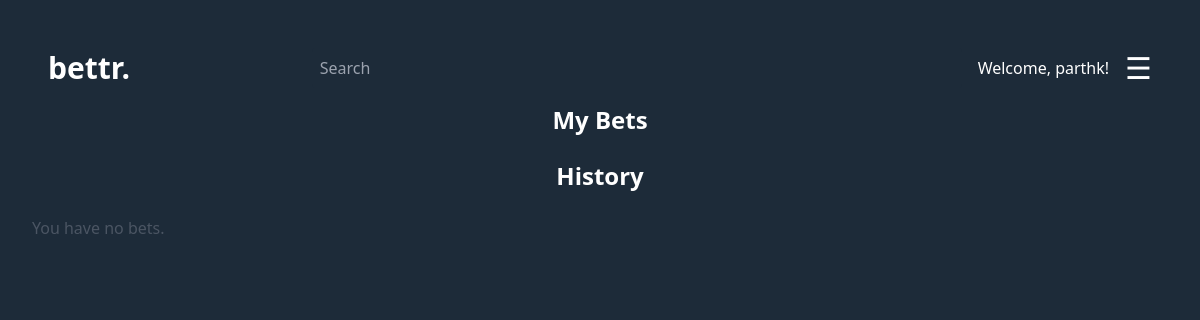
The page /my-bets/ (signed in) on the database as committed earlier.
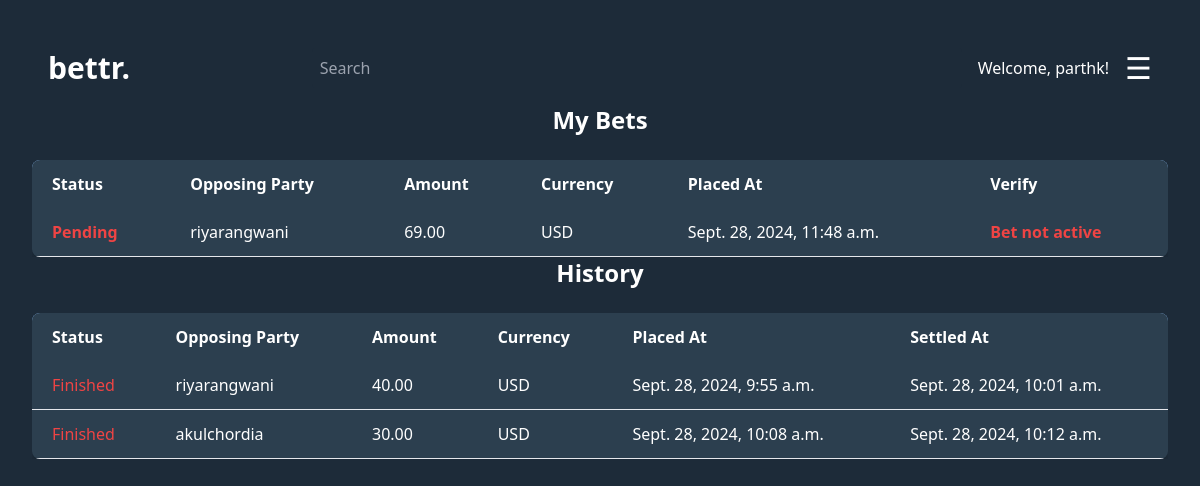
The same page on the database as committed later.
### bets/models.py (models this page shows, shortened)
class Bet(models.Model):
    bet_maker = models.ForeignKey(User , related_name='betting_side' , on_delete=models.CASCADE , default=1)
    bet_recipient = models.ForeignKey(User , related_name='bet_opposing_side' , on_delete=models.CASCADE , default=1)
    bet_active = models.BooleanField(default=False)
    arbitrator = models.ForeignKey(User , related_name='arbitrated_bets' , null=True , blank=True ,
                                   on_delete=models.SET_NULL)
    winner = models.ForeignKey(User , related_name='won_bets' , null=True , blank=True , on_delete=models.SET_NULL)
    amount = models.DecimalField(max_digits=10 , decimal_places=2)
    currency = models.CharField(max_length=3 , choices=[('USD' , 'USD') , ('INR' , 'INR')])
    terms = models.TextField(default="terms and conditions")
    settled = models.BooleanField(default=False)
    placed_at = models.DateTimeField(auto_now_add=True)
    settled_at = models.DateTimeField(null=True , blank=True)

### bets/views.py (the view)
# urls.py: path('my-bets/' , views.my_bets_view , name='my_bets') ,
@login_required
def my_bets_view(request):
    user = request.user
    my_bets = Bet.objects.filter(bet_maker=user) | Bet.objects.filter(bet_recipient=user)
    my_bets = my_bets.distinct()
    context = {
        'my_bets': my_bets ,
    }
    return render(request , 'my_bets.html' , context)

### templates/my_bets.html (shortened to what the changed rows need)
{% load static %}
<!DOCTYPE html>
<html lang="en">
<head>
    <link href="https://cdn.jsdelivr.net/npm/tailwindcss@2.2.19/dist/tailwind.min.css" rel="stylesheet">
</head>
<body class="bg-custom1 p-8 text-white">
{% include 'navbar.html' %}
<h2 class="text-2xl font-bold mb-6 text-center">My Bets</h2>
{% if my_bets %}
    <div class="overflow-x-auto">
        <table class="min-w-full shadow-md rounded-lg overflow-hidden">
            <thead class="bg-blue-300 text-white">
                <tr>
                    <th class="py-3 px-5 text-left">Status</th>
                    <th class="py-3 px-5 text-left">Opposing Party</th>
                    <th class="py-3 px-5 text-left">Amount</th>
                    <th class="py-3 px-5 text-left">Currency</th>
                    <th class="py-3 px-5 text-left">Placed At</th>
                    <th class="py-3 px-5 text-left">Verify</th>
                </tr>
            </thead>
            <tbody>
            {% for bet in my_bets %}
                {% if bet.winner is None %}
                    <tr class="row-container bg-custom border-b text-white relative">
                        <td class="py-3 px-5">
                            {% if bet.bet_active %}
                                <span class="text-green-500 font-bold">Active</span>
                            {% else %}
                                <span class="text-red-500 font-bold">Pending</span>
                            {% endif %}
                        </td>
                        <td class="py-3 px-5">
                            {% if bet.bet_maker == request.user %}
                                {{ bet.bet_recipient.username }}
                            {% else %}
                                {{ bet.bet_maker.username }}
                            {% endif %}
                        </td>
                        <td class="py-3 px-5">{{ bet.amount }}</td>
                        <td class="py-3 px-5">{{ bet.currency }}</td>
                        <td class="py-3 px-5">{{ bet.placed_at }}</td>
                        <td class="py-3 px-5">
                            {% if bet.bet_active %}
                                <form method="POST" action="{% url 'claim_bet' %}">
                                    {% csrf_token %}
                                    <input type="hidden" name="bet" value="{{ bet.id }}"/>
                                    <button type="submit" name="claim_bet" class="verify-button">Verify</button>
                                </form>
                            {% else %}
                                <span class="text-red-500 font-bold">Bet not active</span>
                            {% endif %}
                        </td>
                    </tr>
                {% endif %}
            {% endfor %}
            </tbody>
        </table>
    </div>
{% endif %}
<h2 class="text-2xl font-bold mb-6 text-center">History</h2>
{% if my_bets %}
    <div class="overflow-x-auto">
        <table class="min-w-full shadow-md rounded-lg overflow-hidden">
            <thead class="bg-blue-300 text-white">
                <tr>
                    <th class="py-3 px-5 text-left">Status</th>
                    <th class="py-3 px-5 text-left">Opposing Party</th>
                    <th class="py-3 px-5 text-left">Amount</th>
                    <th class="py-3 px-5 text-left">Currency</th>
                    <th class="py-3 px-5 text-left">Placed At</th>
                    <th class="py-3 px-5 text-left">Settled At</th>
                </tr>
            </thead>
            <tbody>
            {% for bet in my_bets %}
                {% if bet.winner is not None %}
                    <tr class="row-container bg-custom border-b text-white relative">
                        <td class="py-3 px-5 text-red-500">Finished</td>
                        <td class="py-3 px-5">
                            {% if bet.bet_maker == request.user %}
                                {{ bet.bet_recipient.username }}
                            {% else %}
                                {{ bet.bet_maker.username }}
                            {% endif %}
                        </td>
                        <td class="py-3 px-5">{{ bet.amount }}</td>
                        <td class="py-3 px-5">{{ bet.currency }}</td>
                        <td class="py-3 px-5">{{ bet.placed_at }}</td>
                        <td class="py-3 px-5">{{ bet.settled_at }}</td>
                    </tr>
                {% endif %}
            {% endfor %}
            </tbody>
        </table>
    </div>
{% else %}
    <p class="text-gray-600">You have no bets.</p>
{% endif %}
</body>
</html>

Rows that differ between the two databases and show on the page:
added Bet: bet_active "Pending", bet_recipient.username "riyarangwani", amount "69.00", currency "USD", placed_at "Sept. 28, 2024, 11:48 a.m.", shown under "My Bets"
added Bet: bet_recipient.username "riyarangwani", amount "40.00", currency "USD", placed_at "Sept. 28, 2024, 9:55 a.m.", settled_at "Sept. 28, 2024, 10:01 a.m.", shown under "History"
added Bet: bet_recipient.username "akulchordia", amount "30.00", currency "USD", placed_at "Sept. 28, 2024, 10:08 a.m.", settled_at "Sept. 28, 2024, 10:12 a.m.", shown under "History"
Other text that changed with them:
text no longer shown: "You have no bets."
text now shown: "Status Opposing Party Amount Currency Placed At Verify Status Opposing Party Amount Currency Placed At Settled At"
